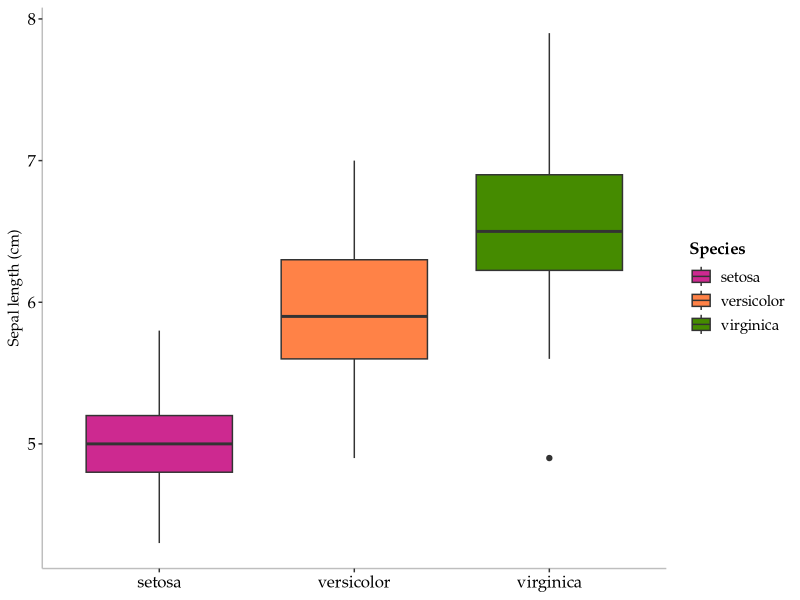
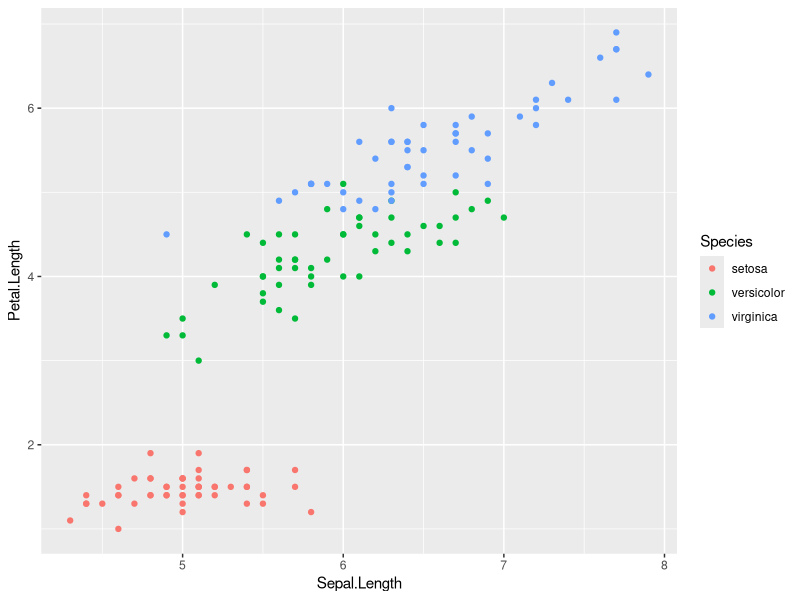
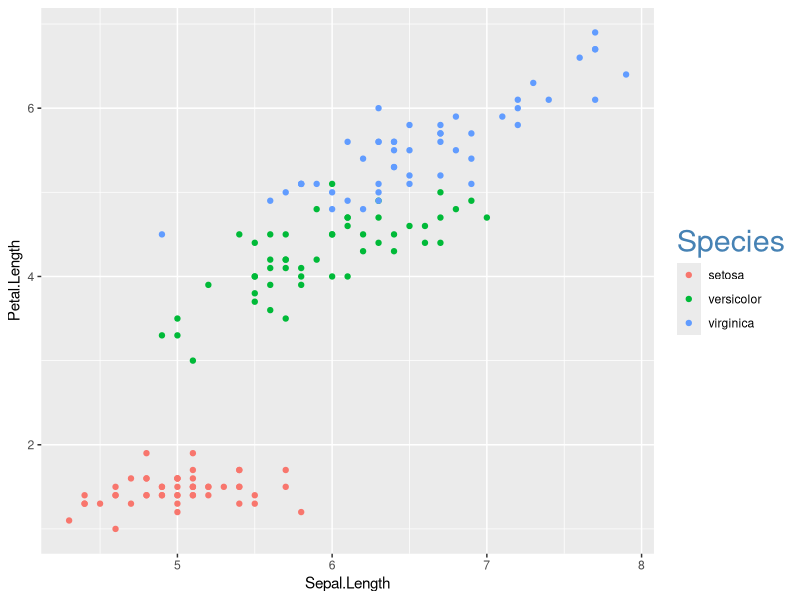
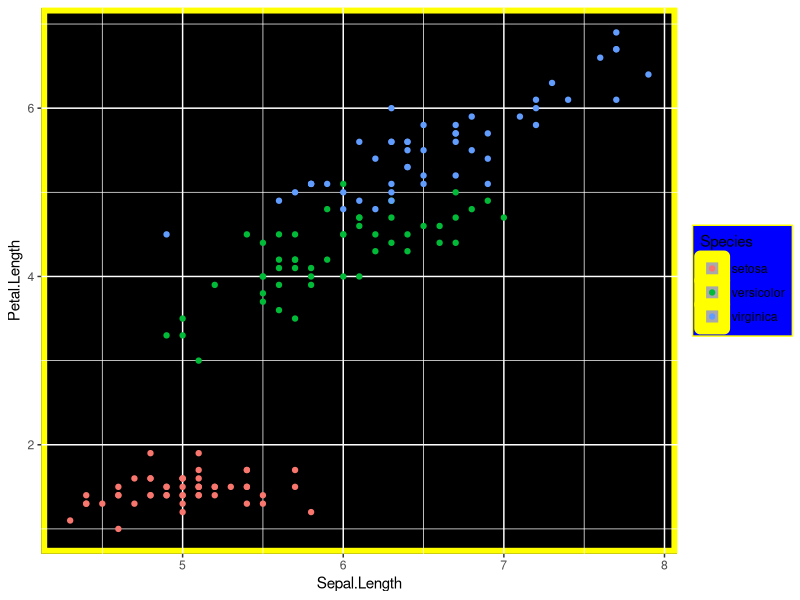
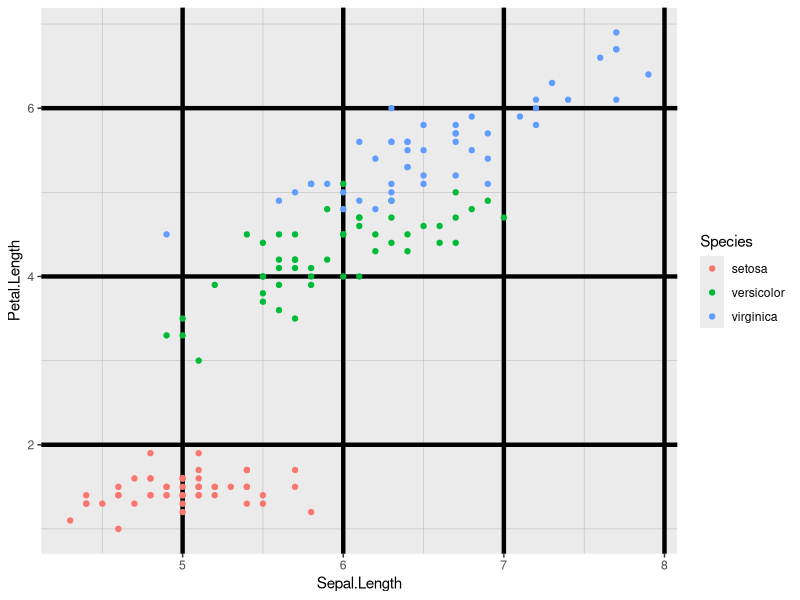
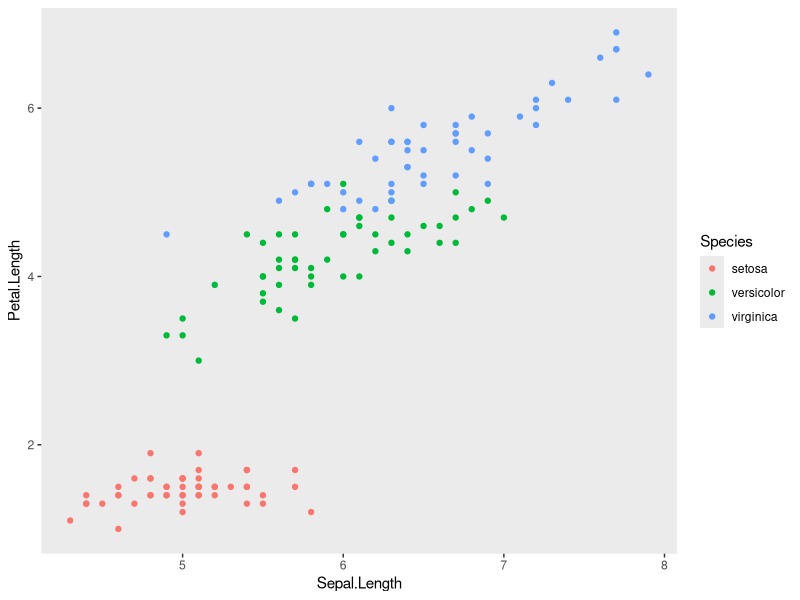
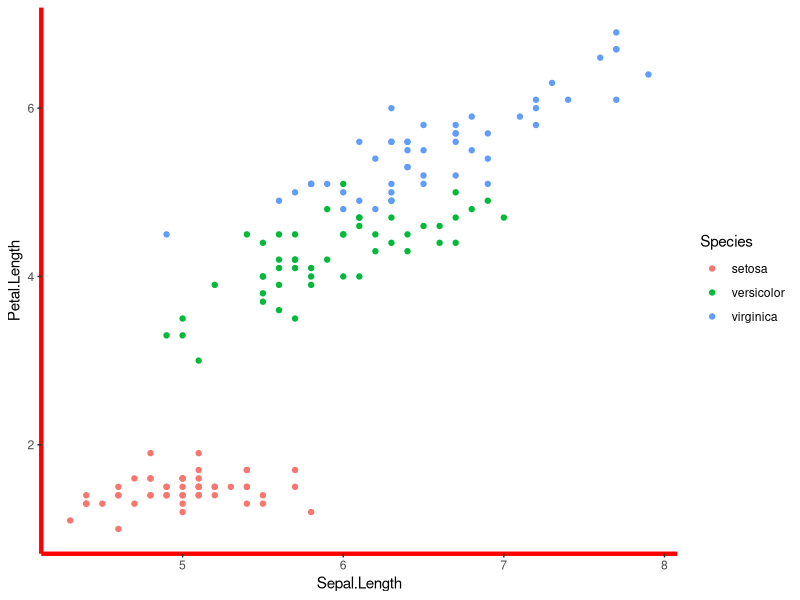
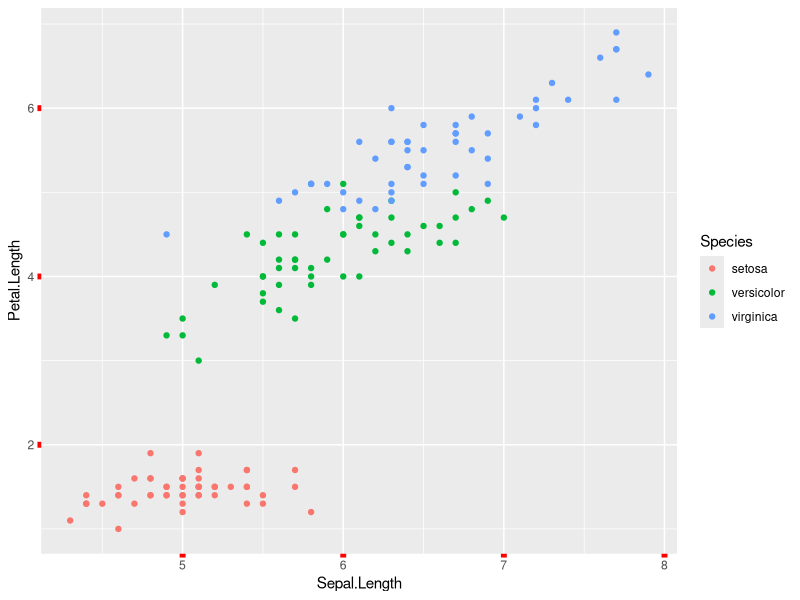

The R source for these figures, in order:
## ---- chunk 1
library(ggplot2)

g1 <-
  ggplot(iris, aes(Sepal.Length, Petal.Length, colour = Species)) +
  geom_point()

IrisBox <-
  ggplot(iris, aes(Species, Sepal.Length, fill = Species)) +
  geom_boxplot()

mytheme1 <-
  theme(
    legend.text = element_text(family = "Palatino", size = rel(1)),
    axis.title.y = element_text(colour = "black", family = "Palatino"),
    axis.title.x = element_blank(),
    axis.text = element_text(
      family = "Palatino",
      colour = "black",
      size = rel(1.1)
    ),
    axis.line = element_line(size = 0.5, colour = "grey"),
    panel.grid.major = element_blank(),
    panel.grid.minor = element_blank(),
    panel.background = element_rect(fill = "white"),
    legend.key = element_rect(fill = "white"),
    legend.title = element_text(
      colour = "black",
      size = rel(1.1),
      face = "bold",
      family = "Palatino"
    ),
    plot.title = element_text(
      face = "bold",
      size = rel(1.7),
      family = "Palatino"
    )
  )

print(
  IrisBox + mytheme1 + labs(y = "Sepal length (cm)") + scale_fill_manual(
    name = "Species",
    values = c("maroon3", "sienna1", "chartreuse4")
  )
)
## ---- chunk 2
library(ggplot2)
## ---- chunk 3
data(iris)
## ---- chunk 4
IrisPlot <- ggplot2::ggplot(iris, 
                   ggplot2::aes(Sepal.Length, Petal.Length,
                       colour = Species)) +
  ggplot2::geom_point()
## ---- chunk 5
print(IrisPlot)
## ---- chunk 6
mytheme <-
  theme(legend.title = element_text(colour = "steelblue", size = rel(2)))
## ---- chunk 7
print(IrisPlot + mytheme)
## ---- chunk 8
mytheme <-
  theme(
    panel.background = element_rect(
      fill = "black",
      colour = "yellow",
      size = 4
    ),
    legend.key = element_rect(fill = "darkgrey", colour = "yellow"),
    legend.background = (element_rect(colour = "yellow", fill = "blue"))
  )

print(IrisPlot + mytheme)
## ---- chunk 9
mytheme <-
  theme(
    panel.grid.major = element_line(colour = "black", size = (1.5)),
    panel.grid.minor = element_line(
      size = (0.2), colour =
        "grey"
    )
  )

print(IrisPlot + mytheme)
## ---- chunk 10
mytheme <- theme(panel.grid.minor = element_blank(), panel.grid.major = element_blank())

print(IrisPlot + mytheme)
## ---- chunk 11
mytheme <-
  theme(
    axis.line = element_line(size = 1.5, colour = "red"),
    panel.background = element_rect(fill = "white")
  )

print(IrisPlot + mytheme)
## ---- chunk 12
mytheme <- theme(axis.ticks = element_line(colour = "red", size = (2)))

print(IrisPlot + mytheme)
## ---- chunk 13
mytheme <-
  theme(
    axis.ticks = element_blank(),
    panel.grid.minor = element_blank(),
    panel.grid.major = element_blank(),
    panel.background = element_blank()
  )

print(IrisPlot + mytheme)
## ---- chunk 14
IrisPlot <-
  ggplot(
    iris,
    aes(
      Sepal.Length,
      Petal.Length,
      colour = Species,
      shape = Species
    )
  ) +
  geom_point()

mytheme3 <-
  theme(
    legend.text = element_text(
      face = "italic",
      colour = "steelblue4",
      family = "Helvetica",
      size = rel(1)
    ),
    axis.title = element_text(
      colour = "steelblue4",
      family = "Helvetica",
      size = rel(1.5)
    ),
    axis.text = element_text(
      family = "Helvetica",
      colour = "steelblue1",
      size = rel(1.5)
    ),
    axis.line = element_line(size = 1, colour = "black"),
    axis.ticks = element_line(colour = "grey", size = rel(1.4)),
    panel.grid.major = element_line(colour = "grey", size = rel(0.5)),
    panel.grid.minor = element_blank(),
    panel.background = element_rect(fill = "whitesmoke"),
    legend.key = element_rect(fill = "whitesmoke"),
    legend.title = element_text(
      colour = "steelblue",
      size = rel(1.5),
      family = "Helvetica"
    ),
    plot.title = element_text(
      colour = "steelblue4",
      face = "bold",
      size = rel(1.7),
      family = "Helvetica"
    )
  )

print(
  IrisPlot + mytheme3 + ggtitle("Iris species petal and sepal length")
    + labs(y = "Petal length (cm)", x = "Sepal length (cm)", colour = "Species")
    + scale_colour_manual(values = c("slateblue", "slateblue2", "slateblue4"))
)
